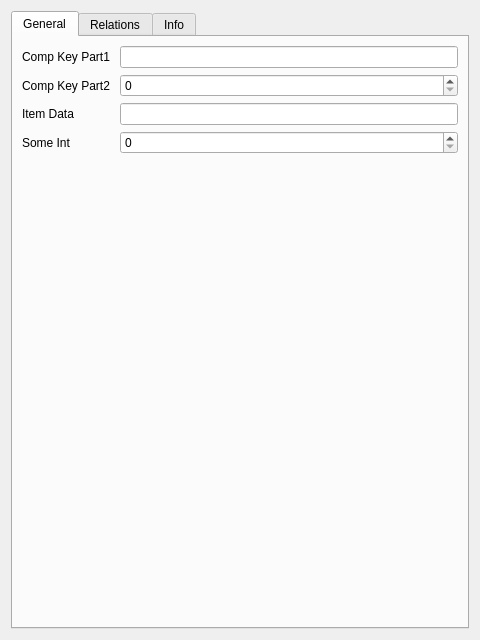
<?xml version="1.0" encoding="UTF-8"?>
<ui version="4.0">
 <class>QtRelatedItemEditor</class>
 <widget class="QWidget" name="QtRelatedItemEditor">
  <property name="geometry">
   <rect>
    <x>0</x>
    <y>0</y>
    <width>480</width>
    <height>640</height>
   </rect>
  </property>
  <property name="windowTitle">
   <string>RelatedItem Editor</string>
  </property>
  <layout class="QVBoxLayout" name="verticalLayout">
   <item>
    <widget class="QTabWidget" name="main_tab">
     <property name="currentIndex">
      <number>0</number>
     </property>
     
     <widget class="QWidget" name="tab_general">
      <attribute name="title">
       <string>General</string>
      </attribute>
      <layout class="QFormLayout" name="formLayout">
     
       <item row="0" column="0">
        <widget class="QLabel" name="lbl_comp_key_part1">
         <property name="text">
          <string>Comp Key Part1 </string>
         </property>
        </widget>
       </item>
       <item row="0" column="1">
                <widget class="QLineEdit" name="c_comp_key_part1"/>
       </item>
     
       <item row="1" column="0">
        <widget class="QLabel" name="lbl_comp_key_part2">
         <property name="text">
          <string>Comp Key Part2 </string>
         </property>
        </widget>
       </item>
       <item row="1" column="1">
                <widget class="QSpinBox" name="c_comp_key_part2"/>
       </item>
     
       <item row="2" column="0">
        <widget class="QLabel" name="lbl_item_data">
         <property name="text">
          <string>Item Data </string>
         </property>
        </widget>
       </item>
       <item row="2" column="1">
                <widget class="QLineEdit" name="c_item_data"/>
       </item>
     
       <item row="3" column="0">
        <widget class="QLabel" name="lbl_some_int">
         <property name="text">
          <string>Some Int </string>
         </property>
        </widget>
       </item>
       <item row="3" column="1">
                <widget class="QSpinBox" name="c_some_int"/>
       </item>
     
      </layout>
     </widget>
     
     <widget class="QWidget" name="tab_relations">
      <attribute name="title">
       <string>Relations</string>
      </attribute>
      <layout class="QFormLayout" name="formLayout">
     
       <item row="0" column="0">
        <widget class="QLabel" name="lbl_comp_key_owner">
         <property name="text">
          <string>Comp Key Owner </string>
         </property>
        </widget>
       </item>
       <item row="0" column="1">
                <widget class="QCheckBox" name="c_comp_key_owner"/>
       </item>
     
      </layout>
     </widget>
     
     <widget class="QWidget" name="tab_info">
      <attribute name="title">
       <string>Info</string>
      </attribute>
      <layout class="QFormLayout" name="formLayout">
     
       <item row="0" column="0">
        <widget class="QLabel" name="lbl_id">
         <property name="text">
          <string>Id </string>
         </property>
        </widget>
       </item>
       <item row="0" column="1">
                <widget class="QSpinBox" name="c_id"/>
       </item>
     
      </layout>
     </widget>
     
    </widget>
   </item>
  </layout>
 </widget>
 <customwidgets>
 </customwidgets>
 <resources/>
 <connections/>
</ui>
